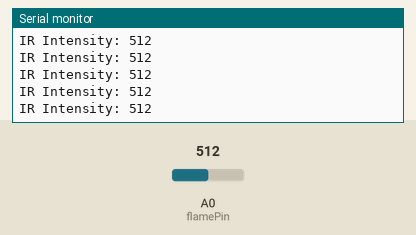
Simulated run of this sketch. Board: Arduino Uno, built with avr-gcc and run on an emulated ATmega328P. Shown: the last lines printed to the serial monitor. The inputs (shaded band) are chosen by the test bench; at power-on: A0 (flamePin) = 512.

Above: at 1.2 s.
1.3 s: A0 (flamePin) set to 716
At 1.31 s:
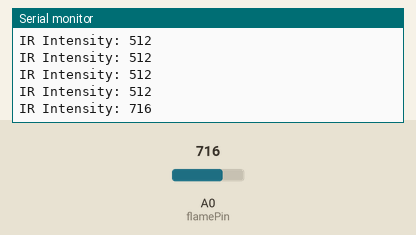
2.8 s: A0 (flamePin) set to 900
At 2.82 s:
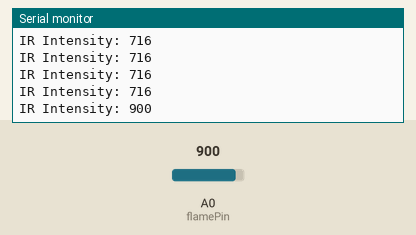
Timing chart, 0 to 5.8 s (numbered marks = the images above; inputs shaded):
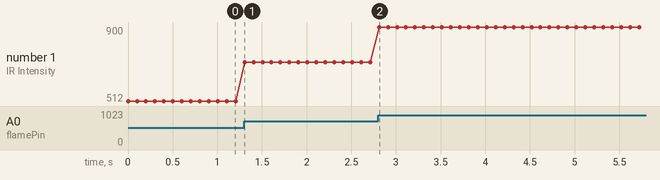

The sketch:

Task_1.1.6.ino
```cpp
const int flamePin = A0;

void setup() {
  Serial.begin(9600);
  pinMode(flamePin, INPUT);
}

void loop() {
  int irValue = analogRead(flamePin);
  Serial.print("IR Intensity: ");
  Serial.println(irValue);
  delay(100);
}
```

Measured:
- after the input at 1.3 s, the serial monitor: prints a new line at once (image 1)
- after the input at 2.8 s, the serial monitor: prints a new line at once (image 2)
- plotted number 1: 512 → 716 after the input at 1.3 s, 716 → 900 after the input at 2.8 s
